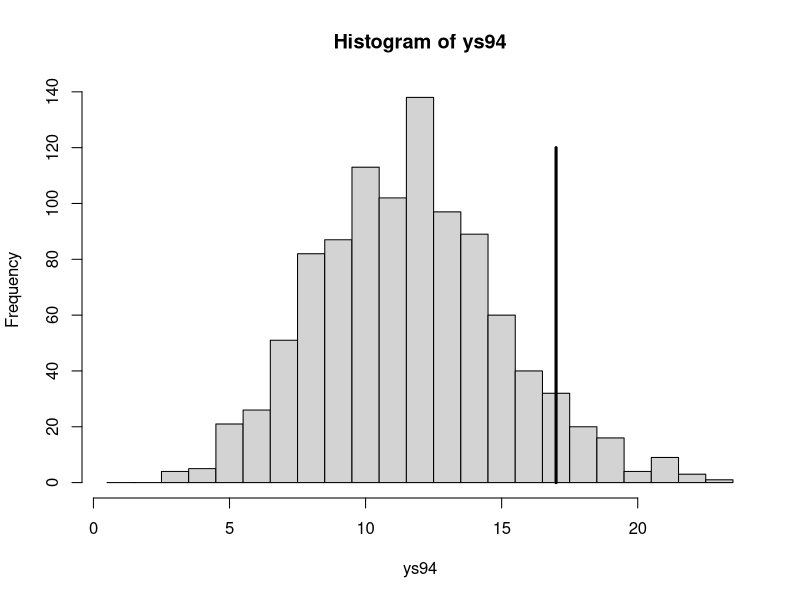
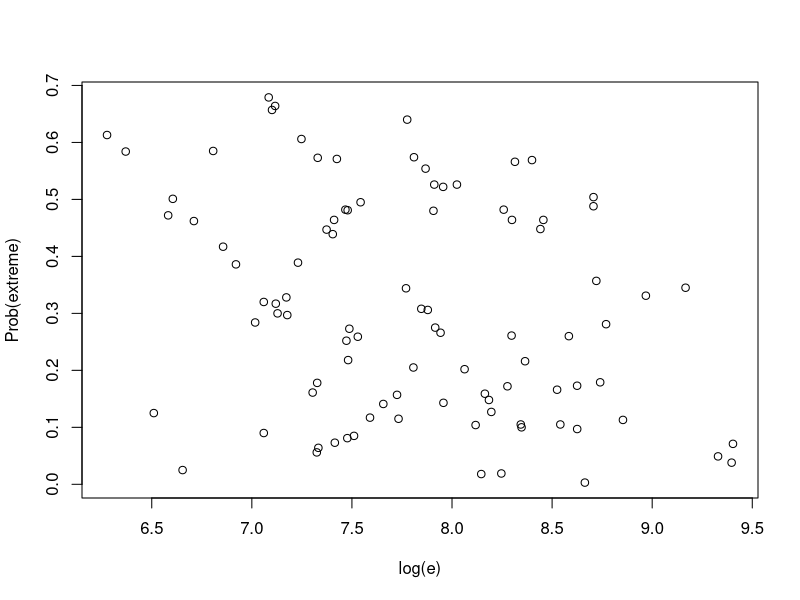

These figures' R source, in order:
##############################################
# Section 7.4 Equal Mortality Rates?
##############################################

library(LearnBayes)
data(hearttransplants)
attach(hearttransplants)

sum(y)
sum(e)

 lambda=rgamma(1000,shape=277,rate=294681)
 ys94=rpois(1000,e[94]*lambda)

 hist(ys94,breaks=seq(0.5,max(ys94)+0.5))
 lines(c(y[94],y[94]),c(0,120),lwd=3)

S=readline(prompt="Type  <Return>   to continue : ")

lambda=rgamma(1000,shape=277,rate=294681)
prob.out=function(i)
{
   ysi=rpois(1000,e[i]*lambda)
   pleft=sum(ysi<=y[i])/1000
   pright=sum(ysi>=y[i])/1000
   min(pleft,pright)
 }
pout=sapply(1:94,prob.out)
windows()
plot(log(e),pout,ylab="Prob(extreme)")
